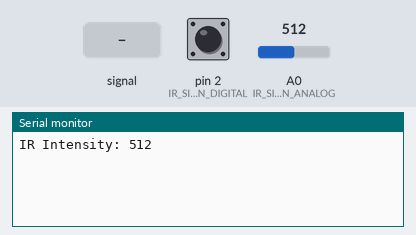
Bench run of a sketch on a simulated Arduino Uno, built with avr-gcc and run on an emulated ATmega328P. On the bench: the last lines printed to the serial monitor. The inputs (shaded band) are chosen by the test bench; at power-on: A0 (IR_SIGNAL_PIN_ANALOG) = 512, pin 2 (IR_SIGNAL_PIN_DIGITAL) HIGH.

Above: at 1.2 s.
1.3 s: A0 (IR_SIGNAL_PIN_ANALOG) fed a 200 Hz sine of ±81 counts around its level
At 3.2 s:
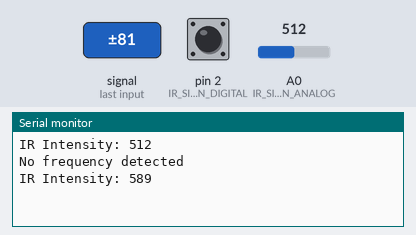
5.7 s: A0 (IR_SIGNAL_PIN_ANALOG) set to 716
At 6.56 s:
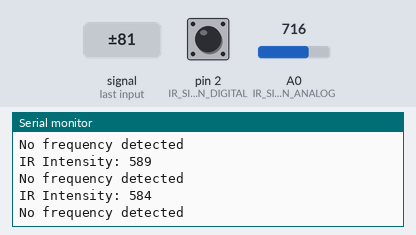
7.2 s: A0 (IR_SIGNAL_PIN_ANALOG) fed a 1000 Hz sine of ±255 counts around its level
At 8.1 s:
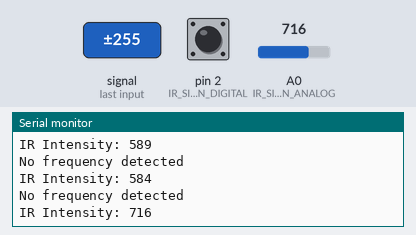
8.7 s: pin 2 (IR_SIGNAL_PIN_DIGITAL) driven LOW
At 8.76 s:
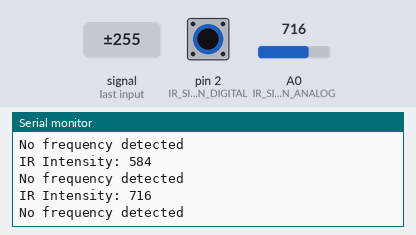
10.2 s: A0 (IR_SIGNAL_PIN_ANALOG) set to 900
At 11.5 s:
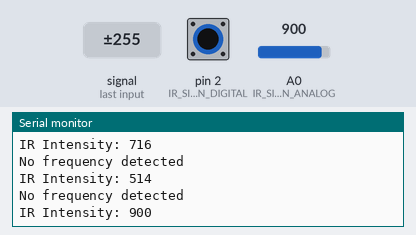
11.7 s: pin 2 (IR_SIGNAL_PIN_DIGITAL) pulsed HIGH 5 times (0.12 s each, 0.3 s apart)
At 12.46 s:
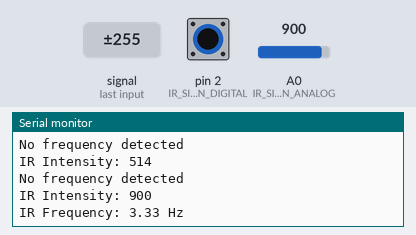
Timing chart, 0 to 14.7 s (numbered marks = the images above; inputs shaded):
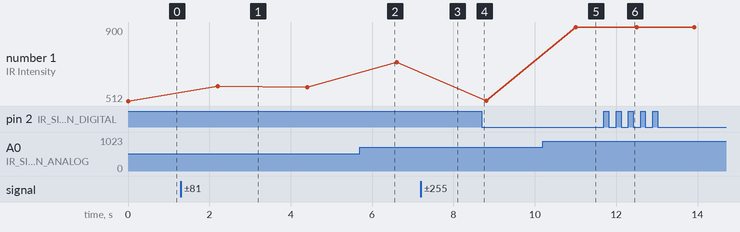

The sketch:

infraredANALOGAGAINN.ino
```cpp
#define IR_SIGNAL_PIN_ANALOG A0  // Analog pin for intensity measurement
#define IR_SIGNAL_PIN_DIGITAL 2 // Digital pin for frequency measurement

void setup() {
  Serial.begin(9600);  // Initialize serial communication
  pinMode(IR_SIGNAL_PIN_DIGITAL, INPUT);  // Set the digital pin as input
}

void loop() {
  // Measure IR intensity
  int intensity = analogRead(IR_SIGNAL_PIN_ANALOG);  // Read analog voltage
  Serial.print("IR Intensity: ");
  Serial.println(intensity);

  // Measure IR frequency
  unsigned long highDuration = pulseIn(IR_SIGNAL_PIN_DIGITAL, HIGH); // Measure HIGH pulse
  unsigned long lowDuration = pulseIn(IR_SIGNAL_PIN_DIGITAL, LOW);  // Measure LOW pulse

  if (highDuration > 0 && lowDuration > 0) {
    // Calculate frequency
    float period = highDuration + lowDuration;  // Total period in microseconds
    float frequency = 1000000.0 / period;       // Convert to Hz
    Serial.print("IR Frequency: ");
    Serial.print(frequency);
    Serial.println(" Hz");
  } else {
    Serial.println("No frequency detected");
  }

  delay(200);  // Delay for readability
}
```

Measured:
- after the input at 1.3 s, the serial monitor: prints a new line after 0.90 s (image 1)
- after the input at 10.2 s, the serial monitor: prints a new line after 0.80 s (image 5)
- after the input at 11.7 s, the serial monitor: prints a new line after 0.60 s (image 6)
- plotted number 1: 512 → 584 after the input at 1.3 s, 584 → 716 after the input at 5.7 s, 514 → 900 after the input at 10.2 s
